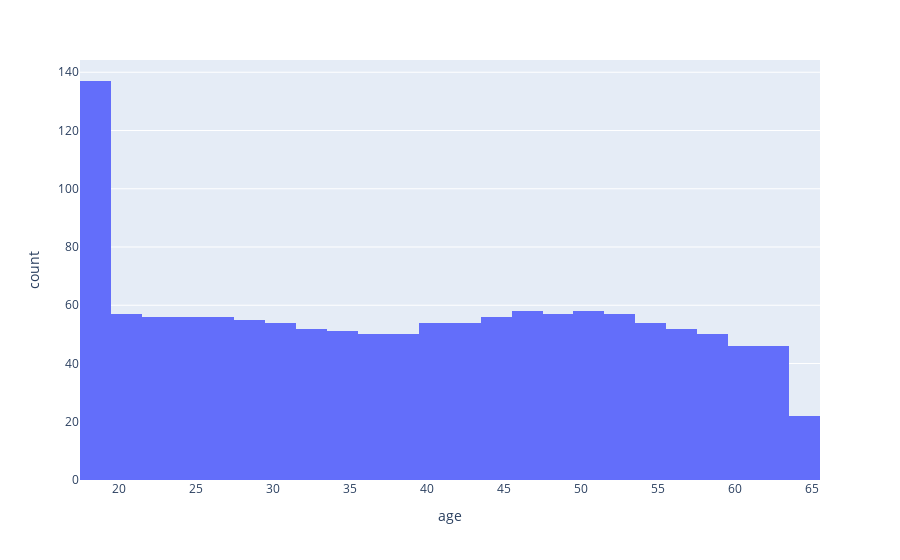

Notebook code for this chart:
### Code cell
px.histogram(insurance_data, x="age")

### Figure 1 — Plotly figure (JSON) as saved in the notebook; plotly's stock layout.template omitted (floating-point values rounded to 4 significant figures; data arrays with more than 128 entries replaced by an {"elided": "..."} marker saying what was removed)
{"data": [{"bingroup": "x", "hovertemplate": "age=%{x}<br>count=%{y}<extra></extra>", "legendgroup": "", "marker": {"color": "#636efa", "pattern": {"shape": ""}}, "name": "", "orientation": "v", "showlegend": false, "type": "histogram", "x": {"elided": "1338 int values"}, "xaxis": "x", "yaxis": "y"}], "layout": {"barmode": "relative", "legend": {"tracegroupgap": 0}, "margin": {"t": 60}, "xaxis": {"anchor": "y", "domain": [0, 1], "title": {"text": "age"}}, "yaxis": {"anchor": "x", "domain": [0, 1], "title": {"text": "count"}}}}
